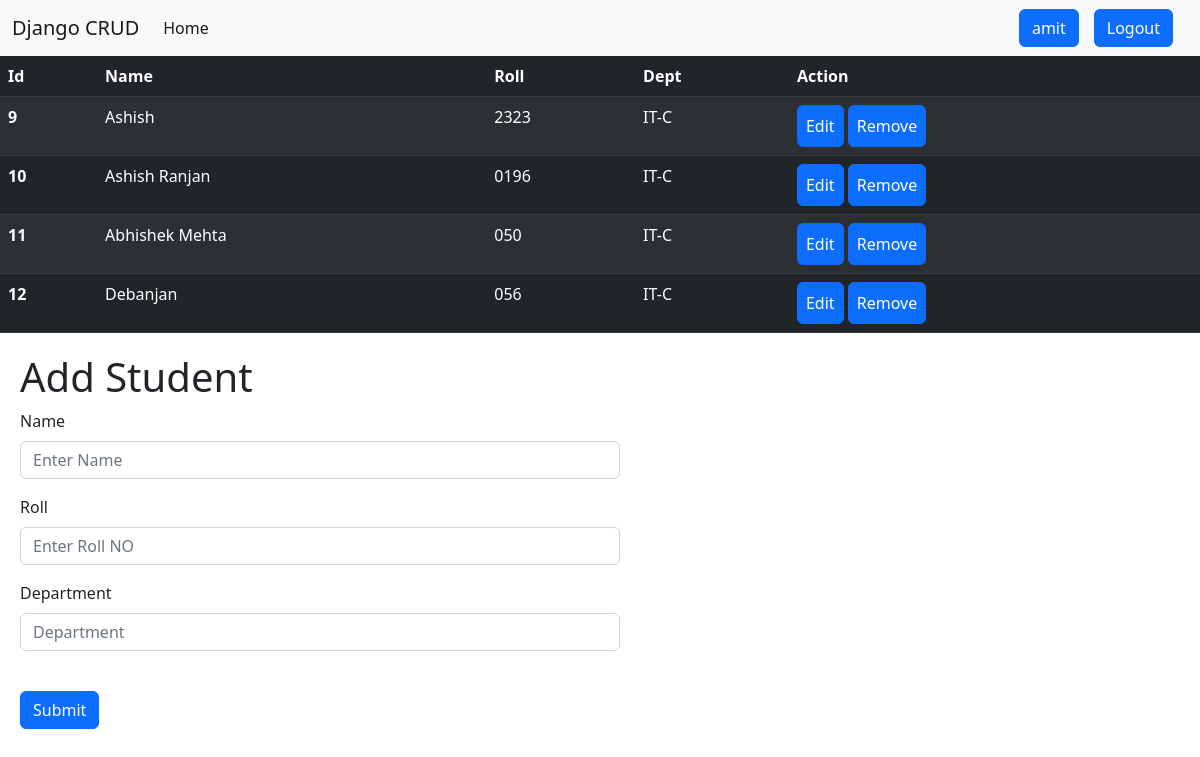
The app's page / (signed in) with its own data.
### myapp/models.py (models this page shows, shortened)
class Student(models.Model):
    name = models.CharField(max_length=30)
    roll = models.CharField(max_length=10)
    dept = models.CharField(max_length=20)

### myapp/views.py (the view)
# urls.py: path('', views.index , name='home'),
def index(request):
    student = Student.objects.all()
    return render(request, 'index.html' , {"student" : student})

### myapp/templates/index.html (shortened to what this page needs)
{% extends 'base.html' %}
{% block content %}
      <table class="table table-striped table-dark">
        <thead>
          <tr>
            <th scope="cool">Id</th>
            <th scope="cool">Name</th>
            <th scope="cool">Roll</th>
            <th scope="cool">Dept</th>
            {%if user.is_staff %}
            <th scope="cool">Action</th>
            {%endif%}
          </tr>
        </thead>
        <tbody>
        {% for student in student  %}
          <tr>
            <th scope="row">{{student.id}}</th>
            <td>{{student.name}}</td>
            <td>{{student.roll}}</td>
            <td>{{student.dept}}</td>
            {%if user.is_staff%}
            <td><a href="/edit/{{student.id}}" class="btn btn-primary ml-3 p-2">Edit</a> <a href="/remove/{{student.id}}" class="btn btn-primary p-2">Remove</a></td>
            {%endif%}
          </tr>
        {%endfor%}
        </tbody>
      </table>
      {%if user.is_staff%}
      <form style="width: 50%; margin: 20px;" method="post" action="/add">
        <h1>Add Student</h1>
        <div class="mb-3">
          <label class="form-label">Name</label>
          <input type="text" class="form-control" name="name" placeholder="Enter Name">
        </div>
        <div class="mb-3">
            <label for="" class="form-label">Roll</label>
            <input type="text" class="form-control" name="roll" placeholder="Enter Roll NO">
        </div>
        <div class="mb-3">
            <label for="" class="form-label">Department</label>
            <input type="text" class="form-control" name="dept" placeholder="Department">
        </div>
        <br>
        <button type="submit" class="btn btn-primary">Submit</button>
      </form>
      {%endif%}
{% endblock %}

### myapp/templates/base.html (shortened to what this page needs)
{%load static %}
<!doctype html>
<html lang="en">
<head>
  <link href="https://cdn.jsdelivr.net/npm/bootstrap@5.2.3/dist/css/bootstrap.min.css" rel="stylesheet">
  <link rel="stylesheet" href="/static/css/style.css">
</head>
<body>
  <nav class="navbar navbar-expand-lg bg-light">
    <div class="container-fluid">
      <a class="navbar-brand" href="#">Django CRUD</a>
      <div class="collapse navbar-collapse" id="navbarSupportedContent">
        <ul class="navbar-nav me-auto mb-2 mb-lg-0">
          <li class="nav-item">
            <a class="nav-link active" aria-current="page" href="#">Home</a>
          </li>
        </ul>
        <ul class="navbar-nav">
          {% if request.user.is_authenticated %}
          <li class="nav-item" style="margin-right: 15px;"><a class="btn btn-primary"
              href="">{{request.user.username}}</a></li>
          <li class="nav-item" style="margin-right: 15px;"><a class="btn btn-primary" href="/auth/signout/">Logout</a>
          </li>
          {% else %}
          <li class="nav-item" style="margin-right: 15px;"><a class="btn btn-primary" href="/auth/signin/">Login</a>
          </li>
          <li class="nav-item" style="margin-right: 15px;"><a class="btn btn-primary"
              href="/auth/register/">Register</a></li>
          {% endif %}
        </ul>
      </div>
    </div>
  </nav>
  {% block content %}
  {% endblock %}
</body>
</html>

### records on screen
Student: id "9", name "Ashish", roll "2323", dept "IT-C"
Student: id "10", name "Ashish Ranjan", roll "0196", dept "IT-C"
Student: id "11", name "Abhishek Mehta", roll "050", dept "IT-C"
Student: id "12", name "Debanjan", roll "056", dept "IT-C"

### other values on screen
{{ request.user.username }} "amit"
